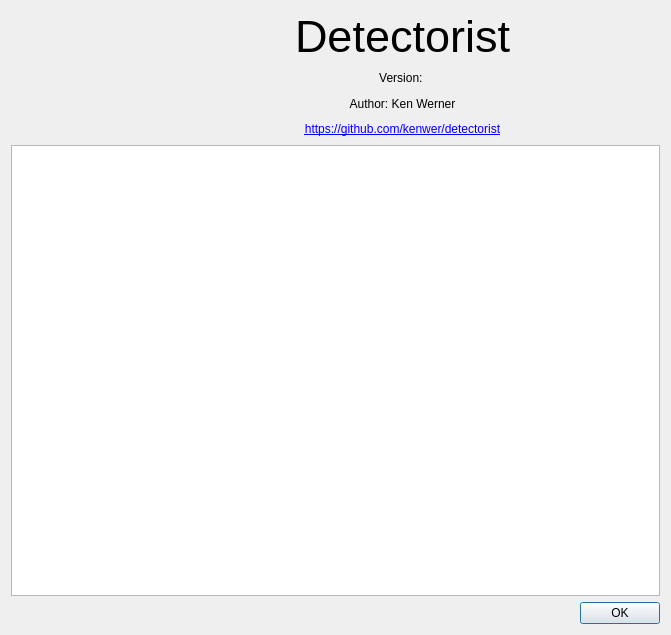
<?xml version="1.0" encoding="UTF-8"?>
<ui version="4.0">
 <class>AboutDialog</class>
 <widget class="QDialog" name="AboutDialog">
  <property name="geometry">
   <rect>
    <x>0</x>
    <y>0</y>
    <width>671</width>
    <height>635</height>
   </rect>
  </property>
  <property name="minimumSize">
   <size>
    <width>450</width>
    <height>200</height>
   </size>
  </property>
  <property name="windowTitle">
   <string>About Detectorist</string>
  </property>
  <layout class="QVBoxLayout" name="verticalLayout">
   <item>
    <layout class="QHBoxLayout" name="horizontalLayout">
     <item>
      <widget class="QLabel" name="icon_label">
       <property name="minimumSize">
        <size>
         <width>128</width>
         <height>128</height>
        </size>
       </property>
       <property name="maximumSize">
        <size>
         <width>128</width>
         <height>128</height>
        </size>
       </property>
       <property name="text">
        <string/>
       </property>
       <property name="pixmap">
        <pixmap resource="resources.qrc">:/icons/icon.png</pixmap>
       </property>
       <property name="scaledContents">
        <bool>true</bool>
       </property>
       <property name="alignment">
        <set>Qt::AlignmentFlag::AlignCenter</set>
       </property>
      </widget>
     </item>
     <item>
      <layout class="QVBoxLayout" name="textLayout">
       <item>
        <widget class="QLabel" name="app_name_label">
         <property name="font">
          <font>
           <pointsize>34</pointsize>
           <kerning>true</kerning>
           <fontweight>ExtraLight</fontweight>
          </font>
         </property>
         <property name="text">
          <string>Detectorist</string>
         </property>
         <property name="alignment">
          <set>Qt::AlignmentFlag::AlignCenter</set>
         </property>
        </widget>
       </item>
       <item>
        <widget class="QLabel" name="version_label">
         <property name="text">
          <string>Version: </string>
         </property>
         <property name="alignment">
          <set>Qt::AlignmentFlag::AlignCenter</set>
         </property>
        </widget>
       </item>
       <item>
        <widget class="QLabel" name="author_label">
         <property name="text">
          <string>Author: Ken Werner</string>
         </property>
         <property name="alignment">
          <set>Qt::AlignmentFlag::AlignCenter</set>
         </property>
        </widget>
       </item>
       <item>
        <widget class="QLabel" name="link_label">
         <property name="text">
          <string>&lt;a href=&quot;https://github.com/kenwer/detectorist&quot;&gt;https://github.com/kenwer/detectorist&lt;/a&gt;</string>
         </property>
         <property name="alignment">
          <set>Qt::AlignmentFlag::AlignCenter</set>
         </property>
         <property name="openExternalLinks">
          <bool>true</bool>
         </property>
        </widget>
       </item>
      </layout>
     </item>
    </layout>
   </item>
   <item>
    <widget class="QTextBrowser" name="changelog_text_browser"/>
   </item>
   <item>
    <widget class="QDialogButtonBox" name="button_box">
     <property name="orientation">
      <enum>Qt::Orientation::Horizontal</enum>
     </property>
     <property name="standardButtons">
      <set>QDialogButtonBox::StandardButton::Ok</set>
     </property>
    </widget>
   </item>
  </layout>
 </widget>
 <resources>
  <include location="resources.qrc"/>
 </resources>
 <connections>
  <connection>
   <sender>button_box</sender>
   <signal>accepted()</signal>
   <receiver>AboutDialog</receiver>
   <slot>accept()</slot>
   <hints>
    <hint type="sourcelabel">
     <x>248</x>
     <y>254</y>
    </hint>
    <hint type="destinationlabel">
     <x>157</x>
     <y>274</y>
    </hint>
   </hints>
  </connection>
  <connection>
   <sender>button_box</sender>
   <signal>rejected()</signal>
   <receiver>AboutDialog</receiver>
   <slot>reject()</slot>
   <hints>
    <hint type="sourcelabel">
     <x>316</x>
     <y>260</y>
    </hint>
    <hint type="destinationlabel">
     <x>286</x>
     <y>274</y>
    </hint>
   </hints>
  </connection>
 </connections>
</ui>
